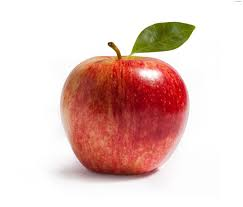
//> input picture test.jpg, 243 x 207 px
$ ./main ../test.jpg   (built with g++ and OpenCV 4)
//> lines starting //> are read from the running program, lines starting //| are printed output that depends on the picture; after the words box and inside, x2 and y2 are one past the last pixel; in counts of white or black regions, pixels touching at a corner belong together
#include <iostream>
#include <opencv2/opencv.hpp>

using namespace cv;
using namespace std;

Mat src;
Mat src_gray;
int thresh = 100;
int max_thresh = 255;
RNG rng(1234);

void thresh_callback(int, void*);

int main(int argc, char** argv) {

    src = imread(argv[1], IMREAD_COLOR);
//> src is the input picture: 207 rows x 243 cols, CV_8UC3; mean B, G, R 196.7, 202, 230.7

    if(src.empty()) {
        cerr << "Empty image." << endl;
        return -1;
    }

    cvtColor(src, src_gray, COLOR_BGR2GRAY);
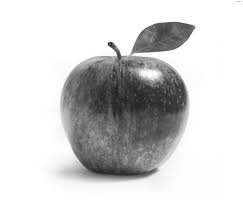
//> src_gray: 207 rows x 243 cols, CV_8UC1; min 23, max 255, mean 209.9
    blur(src_gray, src_gray, Size(3, 3));

    const char* source_window = "Source";
    namedWindow(source_window, WINDOW_AUTOSIZE);
    imshow(source_window, src);

    createTrackbar("Threshold", source_window, &thresh, max_thresh, thresh_callback);
    thresh_callback(0,0);

    waitKey(0);

    return 0;
}

void thresh_callback(int, void*) {
    Mat canny_output;
    vector<vector<Point>> contours;
    vector<Vec4i> hierarchy;

    Canny(src_gray, canny_output, thresh, thresh*2, 3);
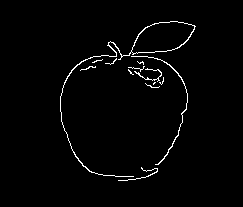
//> canny_output: 207 rows x 243 cols, CV_8UC1; 1.8% white in thin lines or dots, all inside (x1, y1, x2, y2) = (60, 21, 196, 181)
    findContours(canny_output, contours, hierarchy, RETR_TREE, CHAIN_APPROX_SIMPLE, Point(0,0));
//> contours = 14 contours, 11 with area under 20; largest, box (x1, y1, x2, y2) and area: (60, 21, 196, 177) 1465, (131, 21, 195, 54) 1376, (131, 56, 188, 165) 46

    vector<Moments> mu(contours.size());
//> mu = 14 items
    for(size_t i = 0; i < contours.size(); i++) {
        mu[i] = moments(contours[i], false);
    }
//> this loop made 14 passes

    vector<Point2f> mc(contours.size());
    for(size_t i = 0; i < contours.size(); i++) {
        mc[i] = Point2f(static_cast<float>(mu[i].m10/mu[i].m00), static_cast<float>(mu[i].m01/mu[i].m00));
    }

    Mat drawing = Mat::zeros(canny_output.size(), CV_8UC3);
    for(size_t i = 0; i < contours.size(); i++) {
        Scalar color = Scalar(rng.uniform(0,255), rng.uniform(0, 255), rng.uniform(0, 255));
        drawContours(drawing, contours, (int)i, color, 2, 8, hierarchy, 0, Point());
        circle(drawing, mc[i], 4, color, -1, 8, 0);
    }
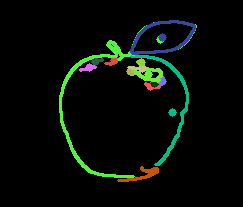
//> drawing: 207 rows x 243 cols, CV_8UC3; mean B, G, R 6.3, 10.9, 5.5

    namedWindow("Contours", WINDOW_AUTOSIZE);
    imshow("Contours", drawing);

    for(size_t i = 0; i < contours.size(); i++) {
        printf(" * Contour[%d] - Area (M_00) = %.2f - Area OpenCV: %.2f - Length: %.2f \n", (int)i, mu[i].m00, contourArea(contours[i]), arcLength( contours[i], true ) );
        Scalar color = Scalar(rng.uniform(0, 255), rng.uniform(0, 255), rng.uniform(0, 255));
        drawContours(drawing, contours, (int)i, color, 2, 8, hierarchy, 0, Point());
        circle(drawing, mc[i], 4, color, -1, 8, 0);
    }
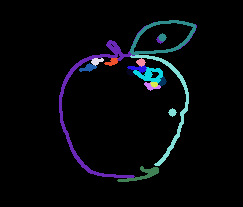
//> drawing: 207 rows x 243 cols, CV_8UC3; 6.37% of pixels changed, all inside (x1, y1, x2, y2) = (59, 20, 197, 182)


}
